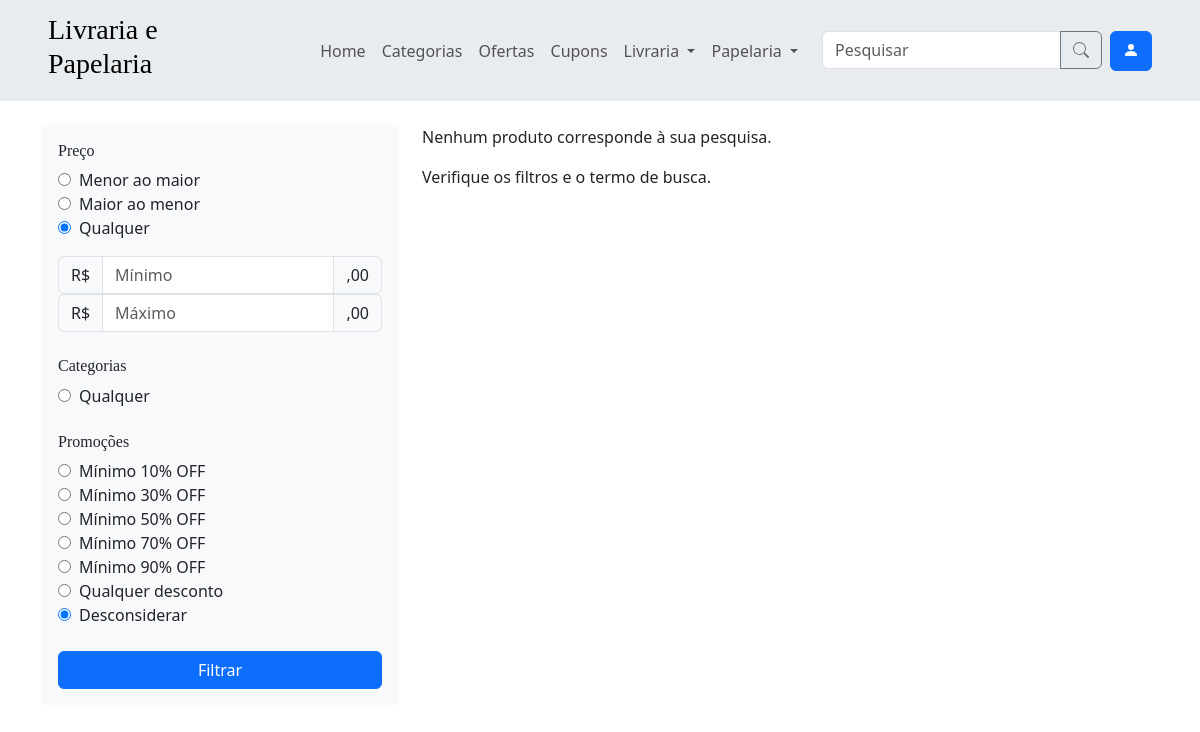
Page /pesquisa/?Categoria=1 on the earlier database version.
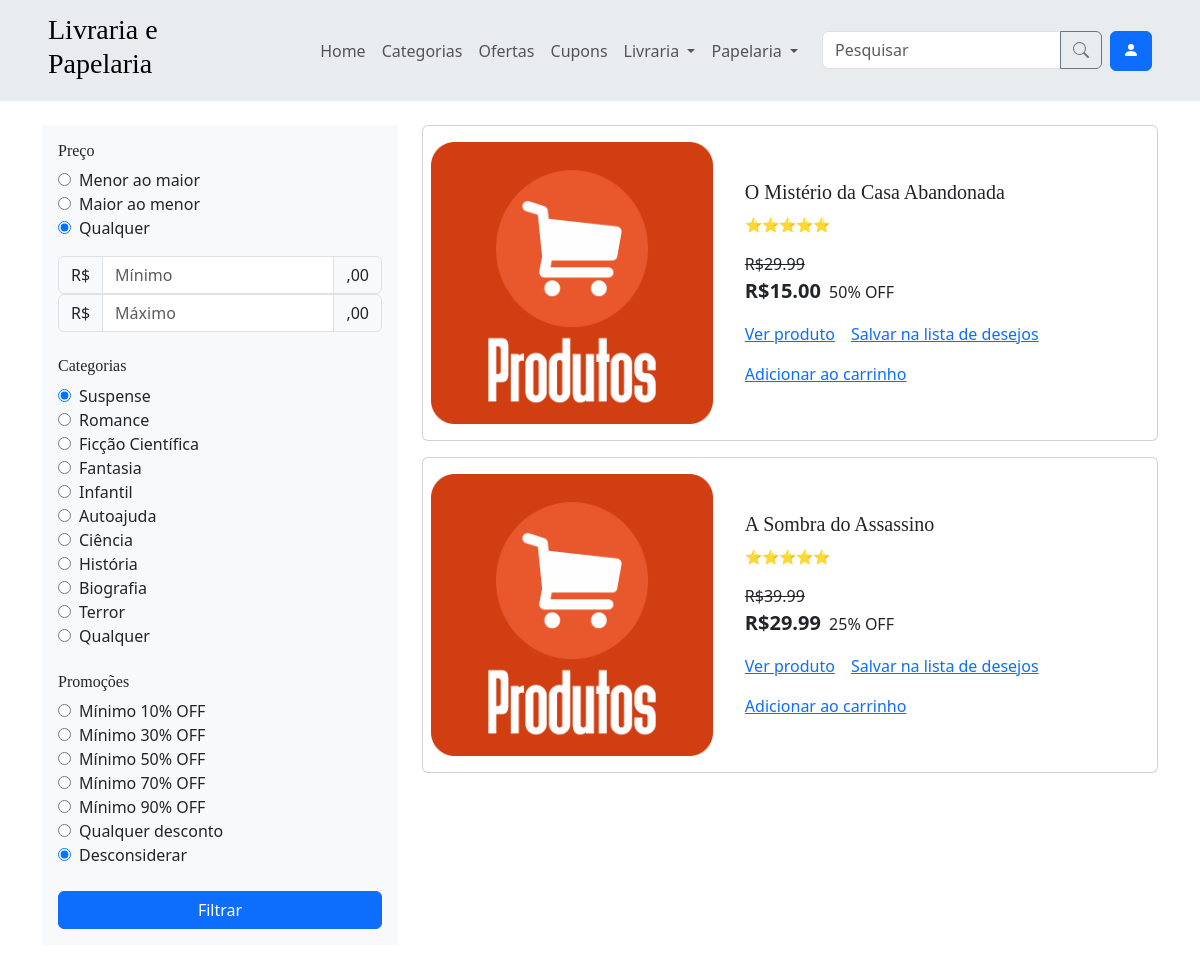
Same page on the later database version.
### app/models.py (models this page shows, shortened)
class Categoria(models.Model):
    class TipoChoices(models.TextChoices):
        LIVRARIA = 'LIVRARIA', 'Livraria'
        PAPELARIA = 'PAPELARIA', 'Papelaria'
    nome = models.CharField(max_length=50)
    produtos = models.ManyToManyField(Produto)
    tipo = models.CharField(
        max_length=15,
        choices=TipoChoices.choices,
        null=True,
    )
    class Meta:
        verbose_name = verbose_name_plural = 'Categoria'

class Produto(models.Model):
    nome = models.CharField(max_length=50)
    preco = models.DecimalField(max_digits=10, decimal_places=2)
    descricao = models.TextField(null=True, blank=True)
    is_ativo = models.BooleanField(default=True)
    class Meta:
        verbose_name = verbose_name_plural = 'Produto'

### app/views.py (the view, shortened to what this page needs)
# urls.py: path('pesquisa/', views.pesquisa, name='pesquisa'),
@user_passes_test(usuario_comum)
def pesquisa(request):
    filtros = request.GET.copy()
    def existe(chave):
        return chave in filtros.keys() and filtros[chave] != ''
    if not existe('OrdemPreco'):
        filtros['OrdemPreco'] = 'Qualquer'
    if not existe('Categoria'):
        filtros['Categoria'] = 'Qualquer'
    if not existe('Promocao'):
        filtros['Promocao'] = 'Desconsiderar'
    if not existe('Busca'):
        filtros['Busca'] = ''
    produtos = Produto.objects.all()
    produtos = produtos.filter(nome__icontains=filtros['Busca'])
    if filtros['Categoria'] != 'Qualquer':
        produtos = produtos.filter(categoria=filtros['Categoria'])
        filtros['Categoria'] = int(filtros['Categoria'])
    produtos = produtos_processor(request, produtos)['produtos']
    if existe('Minimo'):
        produtos = [produto for produto in produtos if produto.preco >= float(filtros['Minimo'])]
    if existe('Maximo'):
        produtos = [produto for produto in produtos if produto.preco <= float(filtros['Maximo'])]
    if filtros['OrdemPreco'] != 'Qualquer':
        if filtros['OrdemPreco'] == 'Asc':
            reverse = False
        elif filtros['OrdemPreco'] == 'Desc':
            reverse = True
        produtos = sorted(produtos, key=lambda produto: produto.preco, reverse=reverse)
    return render(request, 'pesquisa.html', {'produtos': produtos, 'filtros': filtros})

### app/context_processors.py (called while the page is built)
def categorias_processor(request):
    categorias = Categoria.objects.all()
    categorias_livraria = categorias.filter(tipo='Livraria')
    categorias_papelaria = categorias.filter(tipo='Papelaria')
    categorias = categorias[:10]
    return {
        'categorias': categorias,
        'categorias_livraria': categorias_livraria,
        'categorias_papelaria': categorias_papelaria
    }

### app/views.py (called while the page is built)
def usuario_comum(user):
    return not user.is_staff

### app/templates/pesquisa.html (shortened to what the changed rows need)
{% extends 'components/base.html' %}
{% block content %}
<div class="row">
  <div class="col-md-4">
    <aside id="offcanvasResponsive" class="offcanvas-md offcanvas-start d-flex flex-column flex-shrink-0 p-3 bg-body-tertiary" style="">
        <div class="offcanvas-body">
          <form action="{% url 'pesquisa' %}" class="d-flex flex-column gap-4">
            <div>
              {% for categoria in categorias %}
                <div><input {% if categoria.id == filtros.Categoria %} checked {% endif %} name="Categoria" value="{{ categoria.id }}" type="radio"><span class="ms-2">{{ categoria.nome }}</span></div>
              {% endfor %}
            </div>
          </form>
      </div>
    </aside>
  </div>
  <div class="col col-md-8">
    {% for produto in produtos %}
      <div class="card mb-3 w-100 text-decoration-none">
        <div class="row g-0 align-items-center">
          <div class="col-md-5 p-3 ps-md-2">
          {% load static %}
            <img src="{% static 'img/produto_placeholder.png' %}" class="img-fluid" alt="...">
          </div>
          <div class="col-md-7">
            <div class="card-body">
              <h5 class="card-title mb-2">{{ produto.nome }}</h5>
              <p class="card-text"><small>{{ produto.nota }}</small></p>
              {% if produto.tem_promocao %}
                <p class="card-text mt-3 mb-0 text-decoration-line-through">R${{ produto.preco_sem_desconto|floatformat:2 }}</p>
                <p class="card-text">
                  <span class="fw-bold lead me-1">R${{ produto.preco|floatformat:2 }}</span>
                  {{ produto.desconto|floatformat:0 }}% OFF
                </p>
              {% else %}
                <p class="card-text">
                  <span class="fw-bold lead me-1">R${{ produto.preco|floatformat:2 }}</span>
                </p>
              {% endif %}
              <div class="d-flex gap-3 flex-wrap mt-3">
                <a href="{% url 'produto' id_produto=produto.id %}">Ver produto</a>
                <a href="{% url 'lista_de_desejos_adicionar' id_produto=produto.id %}">Salvar na lista de desejos</a>
                <a href="{% url 'carrinho_adicionar' id_produto=produto.id %}">Adicionar ao carrinho</a>
              </div>
            </div>
          </div>
        </div>
      </div>
    {% empty %}
      <p>Nenhum produto corresponde à sua pesquisa.</p>
      <p>Verifique os filtros e o termo de busca.</p>
    {% endfor %}
  </div>
</div>
{% endblock %}

Differences in the rows shown:
added Categoria: Categoria "☑", nome "Suspense"
added Categoria: nome "Romance"
added Categoria: nome "Ficção Científica"
added Categoria: nome "Fantasia"
added Categoria: nome "Infantil"
added Categoria: nome "Autoajuda"
added Categoria: nome "Ciência"
added Categoria: nome "História"
added Categoria: nome "Biografia"
added Categoria: nome "Terror"
added Produto: nome "O Mistério da Casa Abandonada", nota "⭐⭐⭐⭐⭐", preco_sem_desconto "29.99", preco "15.00", desconto "50"
added Produto: nome "A Sombra do Assassino", nota "⭐⭐⭐⭐⭐", preco_sem_desconto "39.99", preco "29.99", desconto "25"
Other differences:
text no longer shown: "Nenhum produto corresponde à sua pesquisa. Verifique os filtros e o termo de busca."
